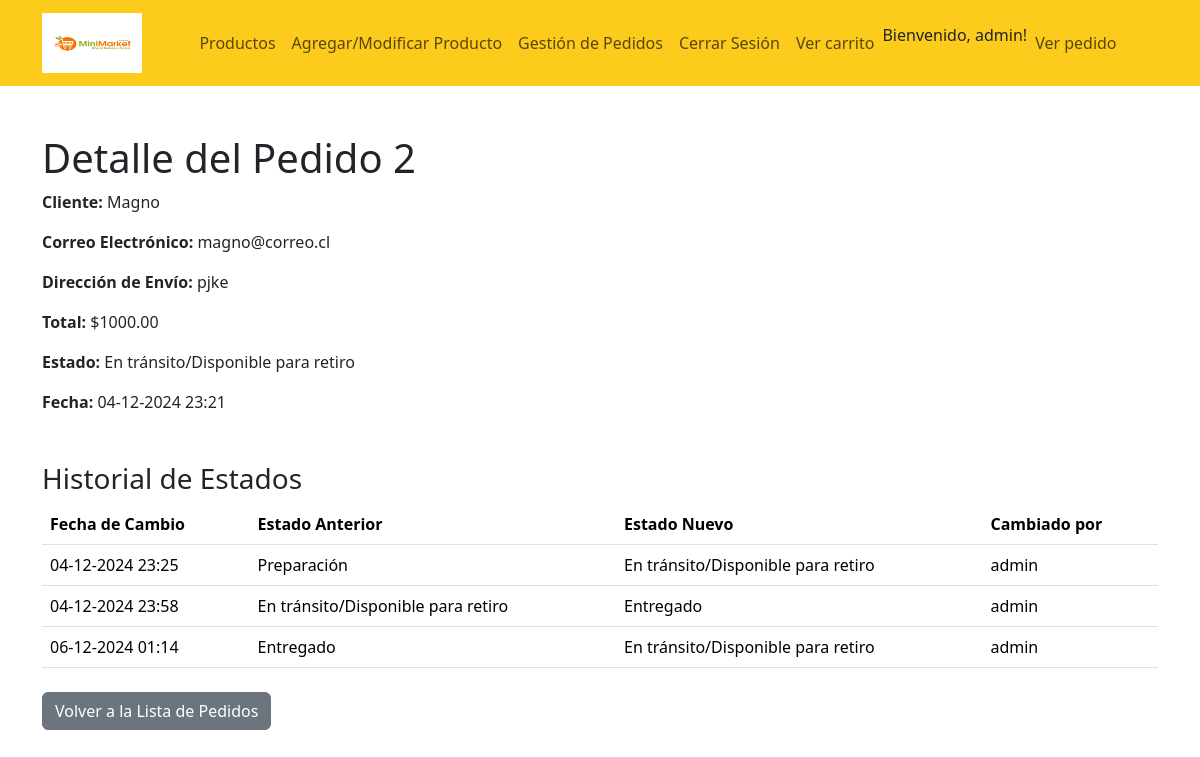
Screenshot of /pedido/2/ (signed in) with the database file from the repository.
### core/models.py (models this page shows, shortened)
class Usuario(AbstractUser):
    PREGUNTAS_RECUPERACION = [
        ('1', '¿Cuál es el nombre de tu primera mascota?'),
        ('2', '¿Cuál es tu comida favorita?'),
        ('3', '¿Cuál es el nombre de tu mejor amigo de la infancia?'),
    ]
    nombre = models.CharField(max_length=150)
    correo = models.EmailField(unique=True)
    pregunta_recuperacion = models.CharField(max_length=1, choices=PREGUNTAS_RECUPERACION)
    respuesta_pregunta = models.CharField(max_length=150)
    rol = models.CharField(max_length=50, choices=[('cliente', 'Cliente'), ('trabajador', 'Trabajador'), ('administrador', 'Administrador')])
    USERNAME_FIELD = 'correo'  # Usa 'correo' para autenticación
    REQUIRED_FIELDS = ['username', 'nombre', 'rol']  # 'username' sigue siendo obligatorio

class Pedido(models.Model):
    ESTADOS = [
        ('PRE', 'Preparación'),
        ('TRA', 'En tránsito/Disponible para retiro'),
        ('ENT', 'Entregado'),
        ('CAN', 'Cancelado'),
    ]
    nombre_cliente = models.CharField(max_length=100)
    direccion_envio = models.CharField(max_length=255)
    correo_electronico = models.EmailField()
    productos = models.ManyToManyField('Producto', through='DetallePedido')
    total = models.DecimalField(max_digits=10, decimal_places=2)
    fecha_pedido = models.DateTimeField(auto_now_add=True)
    estado = models.CharField(max_length=3, choices=ESTADOS, default='PRE')  # Campo de estado

class HistorialEstadoPedido(models.Model):
    pedido = models.ForeignKey(Pedido, on_delete=models.CASCADE, related_name='historial_estados')
    estado_anterior = models.CharField(max_length=3, choices=Pedido.ESTADOS)
    estado_nuevo = models.CharField(max_length=3, choices=Pedido.ESTADOS)
    fecha_cambio = models.DateTimeField(auto_now_add=True)
    usuario = models.ForeignKey(settings.AUTH_USER_MODEL, on_delete=models.SET_NULL, null=True, blank=True)  # Actualizado

### core/views.py (the view)
# urls.py: path('pedido/<int:pedido_id>/', views.detalle_pedido, name='detalle_pedido'),
@role_required('administrador')
def detalle_pedido(request, pedido_id):
    pedido = get_object_or_404(Pedido, id=pedido_id)
    return render(request, 'core/detalle_pedido.html', {'pedido': pedido})

### core/templates/core/detalle_pedido.html
{% extends 'core/base.html' %}
{% block main %}
<div class="container mt-5">
    <h1>Detalle del Pedido {{ pedido.id }}</h1>
    <p><strong>Cliente:</strong> {{ pedido.nombre_cliente }}</p>
    <p><strong>Correo Electrónico:</strong> {{ pedido.correo_electronico }}</p>
    <p><strong>Dirección de Envío:</strong> {{ pedido.direccion_envio }}</p>
    <p><strong>Total:</strong> ${{ pedido.total }}</p>
    <p><strong>Estado:</strong> {{ pedido.get_estado_display }}</p>
    <p><strong>Fecha:</strong> {{ pedido.fecha_pedido|date:"d-m-Y H:i" }}</p>
    <h3 class="mt-5">Historial de Estados</h3>
    <table class="table">
        <thead>
            <tr>
                <th>Fecha de Cambio</th>
                <th>Estado Anterior</th>
                <th>Estado Nuevo</th>
                <th>Cambiado por</th>
            </tr>
        </thead>
        <tbody>
            {% for historial in pedido.historial_estados.all %}
            <tr>
                <td>{{ historial.fecha_cambio|date:"d-m-Y H:i" }}</td>
                <td>{{ historial.get_estado_anterior_display }}</td>
                <td>{{ historial.get_estado_nuevo_display }}</td>
                <td>{{ historial.usuario.username|default:"Desconocido" }}</td>
            </tr>
            {% endfor %}
        </tbody>
    </table>
    <div class="mt-4">
        <a href="{% url 'lista_pedidos' %}" class="btn btn-secondary">Volver a la Lista de Pedidos</a>
    </div>
</div>
{% endblock %}

### core/templates/core/base.html (shortened to what this page needs)
{% load static %}
<!DOCTYPE html>
<html lang="es">
<head>
    <link rel="stylesheet" href="{% static 'css/bootstrap.css' %}">
    <link rel="stylesheet" href="{% static 'css/style.css' %}">
</head>
<body>
    <nav class="navbar navbar-expand-lg navbar-red">
        <div class="container">
            <a class="navbar-brand" href="#">
                <img src="{% static 'img/logo.png' %}" alt="Logo" width="100" height="60" class="d-inline-block align-top">
            </a>
            <div class="collapse navbar-collapse" id="navbarNav">
                <ul class="navbar-nav mx-auto">
                    <li class="nav-item">
                        <a class="nav-link" href="{% url 'lista_productos' %}">Productos</a>
                    </li>
                    {% if user.is_staff %}
                    <li class="nav-item">
                        <a class="nav-link" href="{% url 'agregar_producto' %}">Agregar/Modificar Producto</a>
                    </li>
                    {% endif %}
                    {% if user.is_staff %}
                    <li class="nav-item">
                        <a class="nav-link" href="{% url 'lista_pedidos' %}">Gestión de Pedidos</a>
                    </li>
                    {% endif %}
                    {% if user.is_authenticated %}
                    <li class="nav-item">
                        <a class="nav-link" href="{% url 'logout' %}">Cerrar Sesión</a>
                    </li>
                    {% else %}
                    <li class="nav-item">
                        <a class="nav-link" href="{% url 'login' %}">Iniciar Sesión</a>
                    </li>
                    {% endif %}
                    {% if user.is_authenticated %}
                    <li class="nav-item">
                        <a class="nav-link" href="{% url 'ver_carrito' %}">Ver carrito</a>
                    </li>
                    {% endif %}
                    {% if user.is_authenticated %}
                    <li class="nav-item">
                        <p>Bienvenido, {{ user.username }}!</p>
                    </li>
                    {% endif %}
                    {% if user.is_authenticated %}
                    <li class="nav-item">
                        <a class="nav-link" href="{% url 'estado_pedido' %}">Ver pedido</a>
                    </li>
                    {% endif %}
                </ul>
            </div>
        </div>
    </nav>
    {% block main %}
    {% endblock %}
</body>
</html>

### core/static/css/style.css (style rules this page uses)
.navbar-red { background-color: #fccb1c!important; }
.navbar-nav { margin: 0 auto; }

### rows the page displays
Usuario: username "admin"
Pedido: id "2", nombre_cliente "Magno", correo_electronico "magno@correo.cl", direccion_envio "pjke", total "1000.00", estado "En tránsito/Disponible para retiro", fecha_pedido "04-12-2024 23:21"
HistorialEstadoPedido: fecha_cambio "04-12-2024 23:25", estado_anterior "Preparación", estado_nuevo "En tránsito/Disponible para retiro", usuario.username "admin"
HistorialEstadoPedido: fecha_cambio "04-12-2024 23:58", estado_anterior "En tránsito/Disponible para retiro", estado_nuevo "Entregado", usuario.username "admin"
HistorialEstadoPedido: fecha_cambio "06-12-2024 01:14", estado_anterior "Entregado", estado_nuevo "En tránsito/Disponible para retiro", usuario.username "admin"
